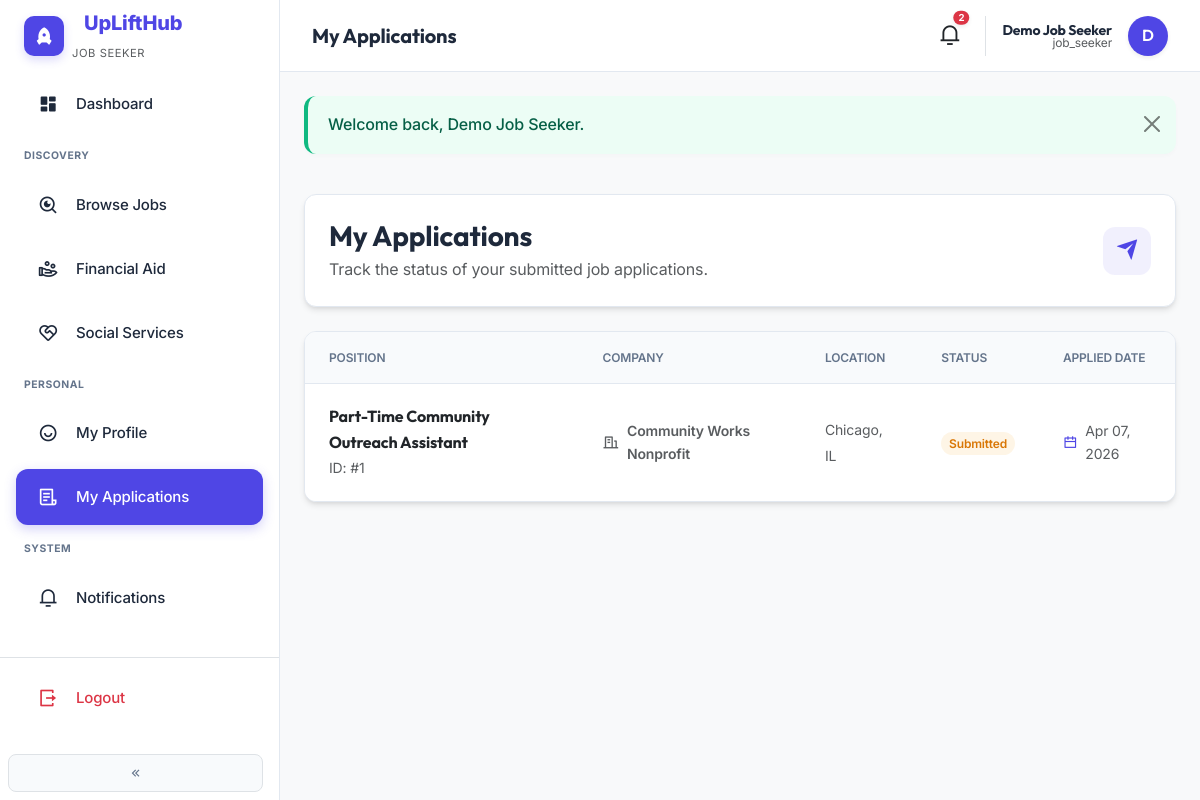
/jobseeker/applications.php (signed in), run on the app's committed database.
### tables this page shows
CREATE TABLE `applications` (
  `id` int(10) UNSIGNED NOT NULL,
  `item_type` enum('job','financial_aid','social_service') NOT NULL DEFAULT 'job',
  `job_id` int(10) UNSIGNED DEFAULT NULL,
  `job_seeker_id` int(10) UNSIGNED DEFAULT NULL,
  `guest_name` varchar(255) DEFAULT NULL,
  `guest_email` varchar(255) DEFAULT NULL,
  `status` varchar(50) NOT NULL DEFAULT 'submitted',
  `cover_letter` text DEFAULT NULL,
  `applied_at` timestamp NOT NULL DEFAULT current_timestamp()
);

CREATE TABLE `jobs` (
  `id` int(10) UNSIGNED NOT NULL,
  `recruiter_id` int(10) UNSIGNED NOT NULL,
  `title` varchar(255) NOT NULL,
  `description` text DEFAULT NULL,
  `location` varchar(255) DEFAULT NULL,
  `exact_address` varchar(500) DEFAULT NULL,
  `salary_range` varchar(100) DEFAULT NULL,
  `status` enum('draft','pending_approval','published','closed') NOT NULL DEFAULT 'pending_approval',
  `created_at` timestamp NOT NULL DEFAULT current_timestamp()
);

CREATE TABLE `recruiter_profiles` (
  `user_id` int(10) UNSIGNED NOT NULL,
  `company_name` varchar(255) NOT NULL,
  `contact` varchar(100) DEFAULT NULL,
  `location` varchar(255) DEFAULT NULL,
  `industry` varchar(100) DEFAULT NULL,
  `company_logo` varchar(255) DEFAULT NULL
);

### includes/functions.php (called while the page is built, shortened)
<?php
function e(string $s): string
{
    return htmlspecialchars($s, ENT_QUOTES, 'UTF-8');
}

### jobseeker/applications.php (the view, shortened to what this page needs)
<?php
$pdo = db();
$uid = current_user()['id'];
$rows = $pdo->prepare(
    "SELECT a.id, a.status, a.applied_at, a.cover_letter, j.title, j.location, rp.company_name
     FROM applications a
     INNER JOIN jobs j ON j.id = a.job_id
     LEFT JOIN recruiter_profiles rp ON rp.user_id = j.recruiter_id
     WHERE a.job_seeker_id = ?
     ORDER BY a.applied_at DESC"
);
$rows->execute([$uid]);
$list = $rows->fetchAll();
require dirname(__DIR__) . '/includes/partials/dashboard-start.php';
?>
<div class="row g-4 mb-4 mt-2">
  <div class="col-12">
    <div class="card-premium-admin p-4 reveal reveal-fade">
      <div class="d-flex flex-column flex-md-row align-items-md-center justify-content-between gap-3">
        <div>
          <h1 class="h3 fw-bold mb-1" style="font-family: 'Outfit', sans-serif;">My Applications</h1>
          <p class="text-muted mb-0">Track the status of your submitted job applications.</p>
        </div>
        <div class="d-flex align-items-center">
           <div class="metric-icon indigo mb-0" style="width: 48px; height: 48px;">
             <i class="ri-send-plane-fill"></i>
           </div>
        </div>
      </div>
    </div>
  </div>
</div>
<div class="card-premium-admin p-0 overflow-hidden reveal reveal-up">
  <div class="table-responsive">
    <table class="table table-premium mb-0">
      <thead>
        <tr>
          <th class="ps-4">Position</th>
          <th>Company</th>
          <th>Location</th>
          <th>Status</th>
          <th>Applied Date</th>
        </tr>
      </thead>
      <tbody>
        <?php foreach ($list as $r): ?>
          <tr>
            <td class="ps-4">
               <div class="fw-bold text-dark" style="font-family: 'Outfit', sans-serif;"><?= e($r['title']) ?></div>
               <small class="text-muted">ID: #<?= e((string)$r['id']) ?></small>
            </td>
            <td>
               <div class="d-flex align-items-center gap-2">
                  <i class="ri-building-line text-muted"></i>
                  <span class="fw-semibold text-muted small"><?= e((string) $r['company_name']) ?></span>
               </div>
            </td>
            <td>
               <span class="small text-muted"><?= e((string) $r['location']) ?></span>
            </td>
            <td>
              <?php
              $status = $r['status'];
              $badgeClass = 'badge-pending';
              ?>
              <span class="badge-admin <?= $badgeClass ?>"><?= e(ucfirst($status)) ?></span>
            </td>
            <td>
              <div class="d-flex align-items-center gap-2 text-muted small">
                 <i class="ri-calendar-line text-indigo"></i>
                 <span><?= date('M d, Y', strtotime((string)$r['applied_at'])) ?></span>
              </div>
            </td>
          </tr>
        <?php endforeach; ?>
      </tbody>
    </table>
  </div>
</div>
<?php require dirname(__DIR__) . '/includes/partials/dashboard-end.php'; ?>

### assets/css/uplifthub.css (style rules this page uses)
:root { --uplift-indigo: #2D5BFF; --uplift-indigo-dark: #1E3BB3; --uplift-blue: #2D5BFF; --uplift-black: #1A1D23; --uplift-green: #34D399; --uplift-orange: #F59E0B; --uplift-purple: #8B5CF6; --uplift-soft-blue: #F8FAFE; --uplift-card-bg: #ffffff; --uplift-sidebar: #f5f7fb; --uplift-border: rgba(0,0,0,0.06); }
.uplift-body { --bg: #ffffff; --section-alt: var(--uplift-soft-blue); --panel: #ffffff; --muted: #64748b; color: var(--uplift-black); background-color: var(--bg); font-family: 'Inter', system-ui, -apple-system, sans-serif; line-height: 1.6; }

### assets/css/animations.css (style rules this page uses)
.reveal { opacity: 0; transition: opacity 0.8s cubic-bezier(0.25, 0.46, 0.45, 0.94), transform 0.8s cubic-bezier(0.25, 0.46, 0.45, 0.94); will-change: opacity, transform; }
.reveal-up { transform: translateY(40px); }
.reveal-fade { transform: none; }
.reveal.reveal-visible { opacity: 1; transform: translateY(0) translateX(0) scale(1); }

### assets/css/admin-premium.css (style rules this page uses)
:root { --admin-indigo: #4F46E5; --admin-indigo-light: #818CF8; --admin-indigo-soft: rgba(79, 70, 229, 0.08); --admin-bg: #F8FAFC; --admin-card-bg: #FFFFFF; --admin-sidebar-bg: #FFFFFF; --admin-border: #E2E8F0; --admin-text-main: #1E293B; --admin-text-muted: #64748B; --admin-radius: 0.75rem; --admin-shadow: 0 4px 6px -1px rgba(0, 0, 0, 0.1), 0 2px 4px -1px rgba(0, 0, 0, 0.06); --admin-shadow-lg: 0 10px 15px -3px rgba(0, 0, 0, 0.1), 0 4px 6px -2px rgba(0, 0, 0, 0.05); }
body.admin-body { background-color: var(--admin-bg); color: var(--admin-text-main); font-family: 'Inter', 'Outfit', sans-serif; letter-spacing: -0.01em; }
.text-indigo { color: var(--admin-indigo) !important; }
.card-premium-admin { background: var(--admin-card-bg); border: 1px solid var(--admin-border); border-radius: var(--admin-radius); box-shadow: var(--admin-shadow); transition: all 0.3s ease; }
.metric-icon { width: 48px; height: 48px; border-radius: 12px; display: flex; align-items: center; justify-content: center; font-size: 1.5rem; margin-bottom: 1rem; }
.metric-icon.indigo { background: var(--admin-indigo-soft); color: var(--admin-indigo); }
.table-premium { width: 100%; border-collapse: separate; border-spacing: 0; }
.table-premium th { background: var(--admin-bg); padding: 1rem 1.5rem; font-weight: 600; font-size: 0.75rem; text-transform: uppercase; color: var(--admin-text-muted); border-bottom: 1px solid var(--admin-border); }
.table-premium td { padding: 1.25rem 1.5rem; vertical-align: middle; border-bottom: 1px solid var(--admin-border); }
.table-premium tr:last-child td { border-bottom: none; }
.badge-admin { padding: 0.35em 0.65em; font-size: 0.75em; font-weight: 600; border-radius: 9999px; text-transform: capitalize; }
.badge-pending { background: rgba(245, 158, 11, 0.1); color: #D97706; }
* { transition: background-color 0.2s, border-color 0.2s, color 0.2s, transform 0.2s; }

### data on the page
applications: job.title "Part-Time Community Outreach Assistant", id "1", recruiter_profiles.company_name "Community Works Nonprofit", job.location "Chicago, IL", status "Submitted", applied_at "Apr 07, 2026"

### other printed values
$pageTitle "My Applications"
$notifCount "2"
$u['name'] "Demo Job Seeker"
$role === 'admin' ? 'Administrator' : $role "job_seeker"
substr($u['name'], 0, 1) "D"
$f['message'] "Welcome back, Demo Job Seeker."
